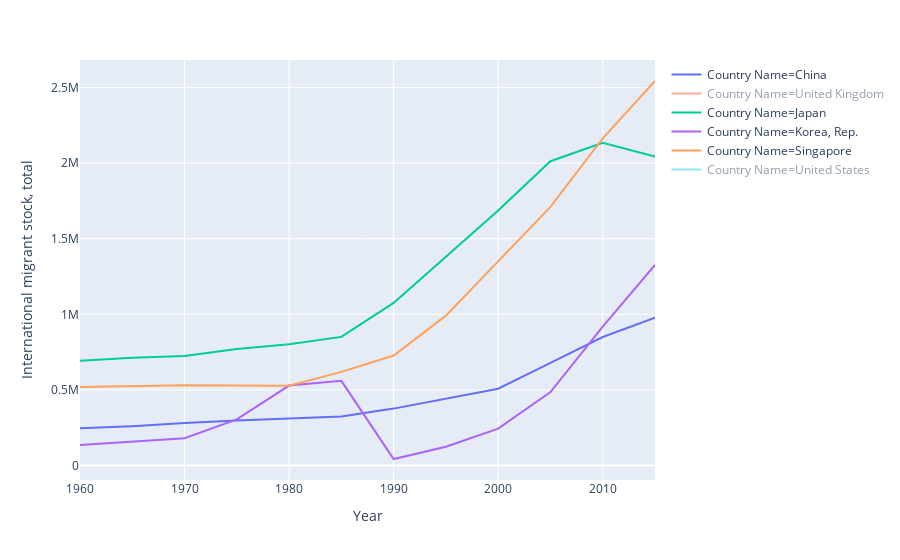

Here is the notebook cell this chart was saved with:
### Code cell
fig = px.line(mp, x = 'Year',  y = 'International migrant stock, total', color='Country Name')
fig.show()

### Figure 1 — Plotly figure (JSON) as saved in the notebook; plotly's stock layout.template omitted (floating-point values rounded to 4 significant figures)
{"data": [{"hoverlabel": {"namelength": 0}, "hovertemplate": "Country Name=China<br>Year=%{x}<br>International migrant stock, total=%{y}", "legendgroup": "Country Name=China", "line": {"color": "#636efa", "dash": "solid"}, "mode": "lines", "name": "Country Name=China", "showlegend": true, "type": "scatter", "x": ["1960", "1965", "1970", "1975", "1980", "1985", "1990", "1995", "2000", "2005", "2010", "2015"], "xaxis": "x", "y": [245684, 260479, 280404, 298474, 311194, 323937, 376361, 442198, 508034, 678947, 849861, 978046], "yaxis": "y"}, {"hoverlabel": {"namelength": 0}, "hovertemplate": "Country Name=United Kingdom<br>Year=%{x}<br>International migrant stock, total=%{y}", "legendgroup": "Country Name=United Kingdom", "line": {"color": "#EF553B", "dash": "solid"}, "mode": "lines", "name": "Country Name=United Kingdom", "showlegend": true, "type": "scatter", "visible": "legendonly", "x": ["1960", "1965", "1970", "1975", "1980", "1985", "1990", "1995", "2000", "2005", "2010", "2015"], "xaxis": "x", "y": [1661888, 2541943, 2945896, 3147977, 3356904, 3535927, 3650286, 4155293, 4730165, 5926156, 7604583, 8543120], "yaxis": "y"}, {"hoverlabel": {"namelength": 0}, "hovertemplate": "Country Name=Japan<br>Year=%{x}<br>International migrant stock, total=%{y}", "legendgroup": "Country Name=Japan", "line": {"color": "#00cc96", "dash": "solid"}, "mode": "lines", "name": "Country Name=Japan", "showlegend": true, "type": "scatter", "x": ["1960", "1965", "1970", "1975", "1980", "1985", "1990", "1995", "2000", "2005", "2010", "2015"], "xaxis": "x", "y": [692651, 712854, 725139, 770342, 802422, 850775, 1075626, 1381097, 1686567, 2012916, 2134151, 2043877], "yaxis": "y"}, {"hoverlabel": {"namelength": 0}, "hovertemplate": "Country Name=Korea, Rep.<br>Year=%{x}<br>International migrant stock, total=%{y}", "legendgroup": "Country Name=Korea, Rep.", "line": {"color": "#ab63fa", "dash": "solid"}, "mode": "lines", "name": "Country Name=Korea, Rep.", "showlegend": true, "type": "scatter", "x": ["1960", "1965", "1970", "1975", "1980", "1985", "1990", "1995", "2000", "2005", "2010", "2015"], "xaxis": "x", "y": [135551, 156147, 179873, 305275, 528810, 559921, 43017, 123886, 244178, 485546, 919275, 1327324], "yaxis": "y"}, {"hoverlabel": {"namelength": 0}, "hovertemplate": "Country Name=Singapore<br>Year=%{x}<br>International migrant stock, total=%{y}", "legendgroup": "Country Name=Singapore", "line": {"color": "#FFA15A", "dash": "solid"}, "mode": "lines", "name": "Country Name=Singapore", "showlegend": true, "type": "scatter", "x": ["1960", "1965", "1970", "1975", "1980", "1985", "1990", "1995", "2000", "2005", "2010", "2015"], "xaxis": "x", "y": [519246, 525047, 530873, 529006, 527453, 619330, 727262, 991492, 1351691, 1710594, 2164794, 2543638], "yaxis": "y"}, {"hoverlabel": {"namelength": 0}, "hovertemplate": "Country Name=United States<br>Year=%{x}<br>International migrant stock, total=%{y}", "legendgroup": "Country Name=United States", "line": {"color": "#19d3f3", "dash": "solid"}, "mode": "lines", "name": "Country Name=United States", "showlegend": true, "type": "scatter", "visible": "legendonly", "x": ["1960", "1965", "1970", "1975", "1980", "1985", "1990", "1995", "2000", "2005", "2010", "2015"], "xaxis": "x", "y": [10825599, 11354439, 11973787, 13991349, 16364410, 19491741, 23251026, 28451053, 34814053, 39258293, 44183643, 46627102], "yaxis": "y"}], "layout": {"autosize": true, "hovermode": "closest", "legend": {"tracegroupgap": 0}, "margin": {"t": 60}, "xaxis": {"anchor": "y", "autorange": true, "domain": [0, 1], "range": [1960, 2015], "showspikes": true, "title": {"text": "Year"}, "type": "linear"}, "yaxis": {"anchor": "x", "autorange": true, "domain": [0, 1], "range": [-95910.0, 2683000.0], "showspikes": true, "title": {"text": "International migrant stock, total"}, "type": "linear"}}}
